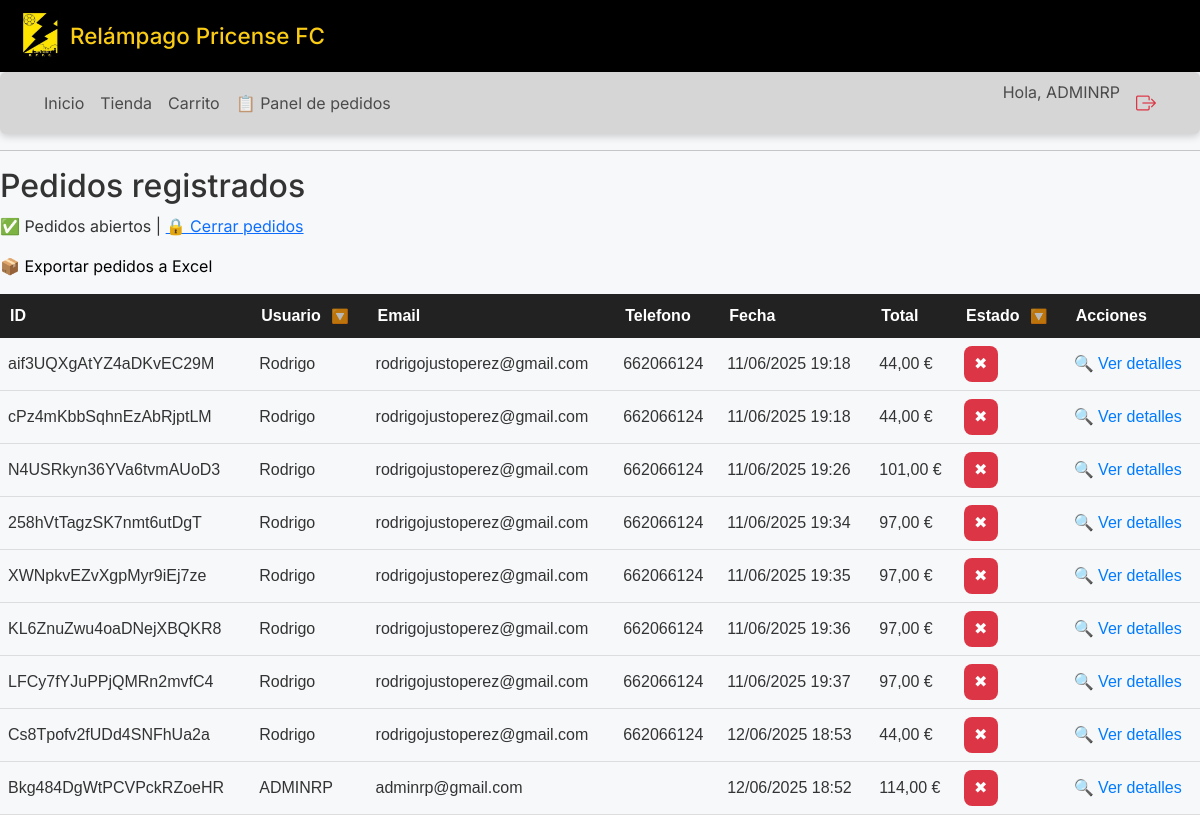
/panel/pedidos/ (signed in), run on an earlier commit of the app's database.
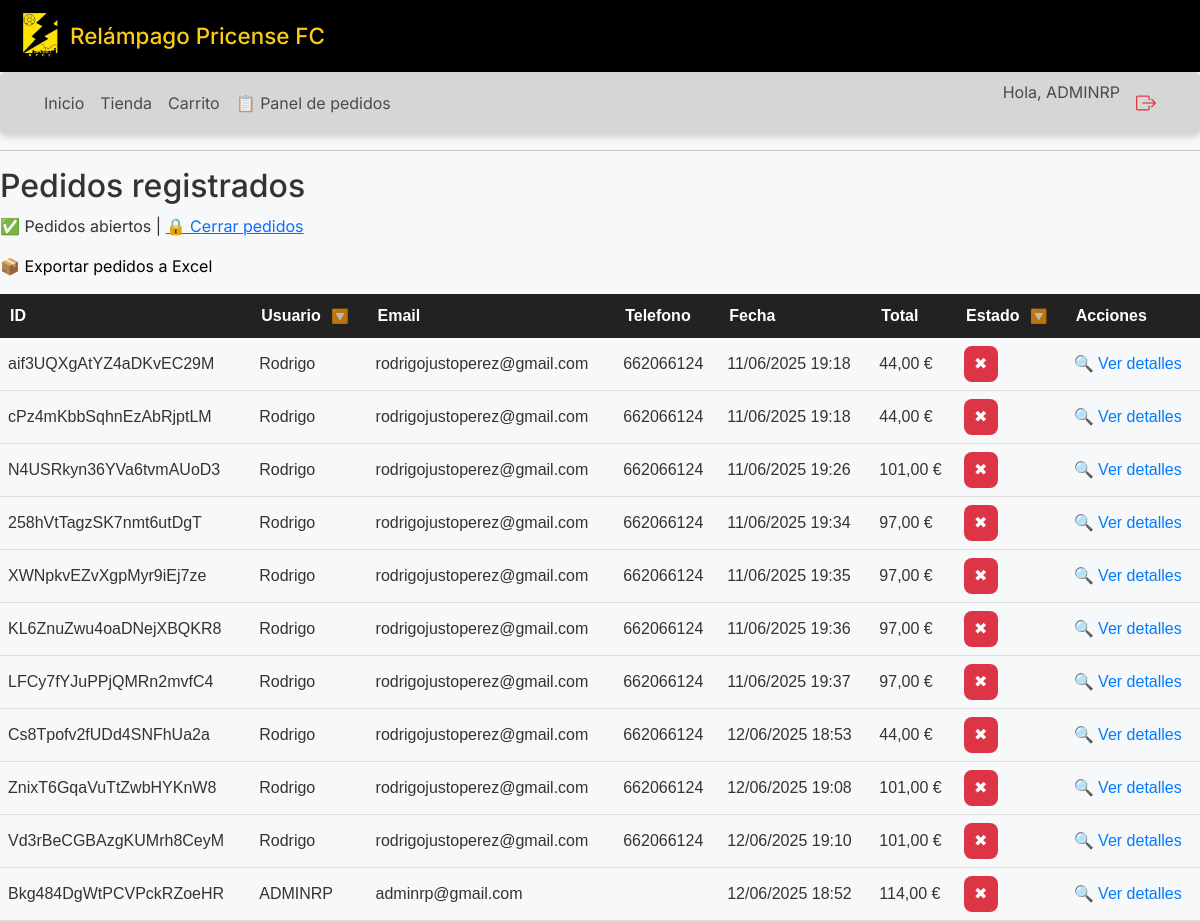
And on a later commit of the database.
### relampagoweb/models.py (models this page shows, shortened)
class Usuario(AbstractBaseUser, PermissionsMixin):
    name = models.CharField(max_length=100)
    apellidos = models.CharField(max_length=100)
    telefono = models.CharField(max_length=20)
    email = models.EmailField(unique=True)
    is_active = models.BooleanField(default=True)
    is_staff = models.BooleanField(default=False)
    is_gestor = models.BooleanField(default=False)
    USERNAME_FIELD = 'email'
    REQUIRED_FIELDS = ['name', 'apellidos']
    objects = UsuarioManager()

class Pedido(models.Model):
    usuario = models.ForeignKey(settings.AUTH_USER_MODEL, on_delete=models.CASCADE, related_name='pedidos')
    fecha = models.DateTimeField(auto_now_add=True)
    pagado = models.BooleanField(default=False)
    id = models.CharField(primary_key=True, max_length=22, default=shortuuid.uuid, editable=False)
    usar_descuento = models.BooleanField(default=False)
    from decimal import Decimal
    @property
    def total(self):
        PRECIO_CAMISETA_NORMAL   = Decimal('22.00')
        PRECIO_CAMISETA_DESC     = Decimal('20.00')
        total = Decimal('0.00')
        num_camisetas = 0
        for linea in self.lineas.all():
            if linea.compra_tipo == 'solo_camiseta':
                num_camisetas += 1
            else:
                total += linea.producto.precio
        if num_camisetas:
            pares   = (num_camisetas // 2) if self.usar_descuento else 0
            sueltas = num_camisetas - (pares * 2)
            total += (pares * 2) * PRECIO_CAMISETA_DESC
            total += sueltas * PRECIO_CAMISETA_NORMAL
        return total

class LineaPedido(models.Model):
    pedido = models.ForeignKey(Pedido, on_delete=models.CASCADE, related_name='lineas')
    producto = models.ForeignKey(Producto, on_delete=models.CASCADE)
    talla = models.CharField(max_length=10)
    nombre_dorsal = models.CharField(max_length=100, blank=True, null=True)
    numero_dorsal = models.PositiveIntegerField(blank=True, null=True)
    compra_tipo = models.CharField(max_length=20, blank=True, null=True)  # <- AÑADIDO

class Producto(models.Model):
    TIPO_PRODUCTO = (
        ('Camiseta', 'Camiseta'),
        ('Equipación', 'Equipación'),
        ('Sudadera', 'Sudadera'),
    )
    nombre = models.CharField(max_length=100)
    tipo = models.CharField(max_length=20, choices=TIPO_PRODUCTO)
    descripcion = models.TextField(blank=True)
    imagen = models.ImageField(upload_to='productos/')
    precio = models.DecimalField(max_digits=6, decimal_places=2)

### relampagoweb/views.py (the view)
# urls.py: path('panel/pedidos/', lista_pedidos_view, name='lista_pedidos'),
@user_passes_test(es_admin)
def lista_pedidos_view(request):
    pedidos = Pedido.objects.all().order_by('-usuario__name')
    config = get_configuracion()
    return render(request, 'admin/lista_pedidos.html', {
        'pedidos': pedidos,
        'config': config
    })

### relampagoweb/views.py (called while the page is built)
def es_admin(user):
    return user.is_authenticated and user.is_staff

def get_configuracion():
    config, created = Configuracion.objects.get_or_create(id=1)
    return config

### relampagoweb/templates/admin/lista_pedidos.html (shortened to what this page needs)
{% extends "base.html" %}
{% block content %}
<h2>Pedidos registrados</h2>
<p>
  {% if config.pedidos_abiertos %}
    ✅ Pedidos abiertos |
    <a href="{% url 'alternar_pedidos' %}">🔒 Cerrar pedidos</a>
  {% else %}
    ❌ Pedidos cerrados |
    <a href="{% url 'alternar_pedidos' %}">🔓 Abrir pedidos</a>
  {% endif %}
</p>
<p>
  <a href="{% url 'exportar_pedidos' %}" style="text-decoration: none; color: black;">
    📦 Exportar pedidos a Excel
  </a>
</p>
<table id="tabla-pedidos">
  <thead>
    <tr>
      <th>ID</th>
      <th class="sortable">Usuario <span class="filtro-icono">🔽</span></th>
      <th>Email</th>
      <th>Telefono</th>
      <th>Fecha</th>
      <th>Total</th>
      <th class="sortable">Estado <span class="filtro-icono">🔽</span></th>
      <th>Acciones</th>
    </tr>
  </thead>
  <tbody>
    {% for pedido in pedidos %}
    <tr>
      <td>{{ pedido.id }}</td>
      <td>{{ pedido.usuario.name }}</td>
      <td>{{ pedido.usuario.email }}</td>
      <td>{{ pedido.usuario.telefono }}</td>
      <td>{{ pedido.fecha|date:"d/m/Y H:i" }}</td>
      <td>{{ pedido.total }} €</td>
      <td>
        <form method="POST" action="{% url 'cambiar_estado_pedido' pedido.id %}" class="estado-form">
          {% if pedido.pagado %}
            <button type="submit" class="estado-btn estado-pagado" title="Marcar como moroso">✔</button>
          {% else %}
            <button type="submit" class="estado-btn estado-moroso" title="Marcar como pagado">✖</button>
          {% endif %}
        </form>
      </td>
      <td><a href="{% url 'detalle_pedido_admin' pedido.id %}" class="detalle-link">🔍 Ver detalles</a></td>
    </tr>
    {% endfor %}
  </tbody>
</table>
{% endblock %}

### relampagoweb/templates/base.html (shortened to what this page needs)
{% load static %}
<!DOCTYPE html>
<html lang="es">
<head>
  <link href="https://cdn.jsdelivr.net/npm/bootstrap@5.3.3/dist/css/bootstrap.min.css" rel="stylesheet">
  <link href="https://cdn.jsdelivr.net/npm/bootstrap-icons@1.10.5/font/bootstrap-icons.css" rel="stylesheet">
  <link rel="stylesheet" href="{% static 'css/estilos.css' %}">
</head>
<body>
  {% block layout %}
    <header style="background-color: #000; color: #facc15; display: flex; align-items: center; gap: 10px; padding: 10px 20px;">
      <img src="{% static 'img/escudo.png' %}" alt="Escudo" width="40">
      <h1 class="m-0" style="font-size: 1.4rem;">Relámpago Pricense FC</h1>
    </header>
    <nav class="navbar navbar-expand-lg px-4 py-2 mb-0" style="background-color: #d6d6d6; border-radius: 6px;">
      <div class="container-fluid">
        <div class="collapse navbar-collapse" id="navbarOpciones">
          <ul class="navbar-nav me-auto mb-2 mb-lg-0">
            <li class="nav-item"><a class="nav-link" href="{% url 'inicio' %}">Inicio</a></li>
            <li class="nav-item"><a class="nav-link" href="{% url 'tienda' %}">Tienda</a></li>
            {% if user.is_authenticated %}
              <li class="nav-item"><a class="nav-link" href="{% url 'carrito' %}">Carrito</a></li>
              {% if user.is_staff %}
                <li class="nav-item"><a class="nav-link" href="{% url 'lista_pedidos' %}">📋 Panel de pedidos</a></li>
              {% endif %}
            {% endif %}
          </ul>
          <ul class="navbar-nav mb-2 mb-lg-0">
            {% if user.is_authenticated %}
              <li class="nav-item">
                <span class="navbar-text me-2">Hola, {{ user.name }}</span>
              </li>
              <li class="nav-item">
                <a href="#" class="text-danger fs-5 nav-link" title="Cerrar sesión"
                   data-bs-toggle="modal" data-bs-target="#logoutModal">
                  <i class="bi bi-box-arrow-right"></i>
                </a>
              </li>
            {% else %}
              <li class="nav-item"><a class="nav-link" href="{% url 'login' %}">Iniciar sesión</a></li>
              <li class="nav-item"><a class="nav-link" href="{% url 'registro' %}">Registrarse</a></li>
            {% endif %}
          </ul>
        </div>
      </div>
    </nav>
    <hr>
  {% endblock %}
  {% block content %}{% endblock %}
</body>
</html>

### relampagoweb/static/css/estilos.css (style rules this page uses)
html, body { font-family: 'Inter', sans-serif; margin: 0; padding: 0; background-color: #f7f8fa; color: #333; }
.navbar { background-color: #000; padding: 10px 20px; box-shadow: 0 2px 8px rgba(0, 0, 0, 0.2); position: sticky; top: 0; z-index: 1000; }

### relampagoweb/templates/base.html (style rules this page uses)
body { font-family: 'Inter', sans-serif; }

### relampagoweb/templates/admin/lista_pedidos.html (style rules this page uses)
table { width: 100%; border-collapse: collapse; font-family: Arial, sans-serif; margin-top: 1em; }
th { background-color: #222; color: #fff; padding: 10px; text-align: left; cursor: default; }
th.sortable { cursor: pointer; }
th.sortable .filtro-icono { margin-left: 6px; opacity: 0.7; font-size: 14px; }
td { padding: 8px; border-bottom: 1px solid #ddd; vertical-align: middle; }
.estado-form { display: inline; }
.estado-btn { padding: 6px 10px; font-size: 16px; border-radius: 8px; border: none; cursor: pointer; transition: transform 0.2s ease, opacity 0.2s; color: white; }
.estado-moroso { background-color: #dc3545; }
.detalle-link { text-decoration: none; color: #007bff; }

What changed in the data, as far as the page shows it:
added Pedido: id "ZnixT6GqaVuTtZwbHYKnW8", usuario.name "Rodrigo", usuario.email "rodrigojustoperez@gmail.com", usuario.telefono "662066124", fecha "12/06/2025 19:08", total "101,00"
added Pedido: id "Vd3rBeCGBAzgKUMrh8CeyM", usuario.name "Rodrigo", usuario.email "rodrigojustoperez@gmail.com", usuario.telefono "662066124", fecha "12/06/2025 19:10", total "101,00"
